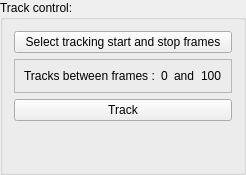
            <widget class="QGroupBox" name="groupBox_20">
             <property name="title">
              <string>Track control:</string>
             </property>
             <layout class="QGridLayout" name="gridLayout">
              <item row="1" column="0">
               <widget class="QFrame" name="frame_3">
                <property name="frameShape">
                 <enum>QFrame::StyledPanel</enum>
                </property>
                <property name="frameShadow">
                 <enum>QFrame::Raised</enum>
                </property>
                <layout class="QGridLayout" name="gridLayout_12">
                 <item row="0" column="0">
                  <widget class="QLabel" name="label_8">
                   <property name="text">
                    <string>Tracks between frames :</string>
                   </property>
                  </widget>
                 </item>
                 <item row="0" column="2">
                  <widget class="QLabel" name="label_13">
                   <property name="text">
                    <string>and</string>
                   </property>
                  </widget>
                 </item>
                 <item row="0" column="1">
                  <widget class="QLabel" name="start_l">
                   <property name="text">
                    <string>0</string>
                   </property>
                  </widget>
                 </item>
                 <item row="0" column="3">
                  <widget class="QLabel" name="end_l">
                   <property name="text">
                    <string>100</string>
                   </property>
                  </widget>
                 </item>
                </layout>
               </widget>
              </item>
              <item row="5" column="0">
               <widget class="QPushButton" name="trkTrack_B">
                <property name="toolTip">
                 <string>Starts object tracking on currently loaded video.</string>
                </property>
                <property name="text">
                 <string>Track</string>
                </property>
                <property name="checkable">
                 <bool>true</bool>
                </property>
               </widget>
              </item>
              <item row="0" column="0">
               <widget class="QPushButton" name="selectStartStop_b">
                <property name="text">
                 <string>Select tracking start and stop frames</string>
                </property>
               </widget>
              </item>
              <item row="6" column="0">
               <spacer name="verticalSpacer">
                <property name="orientation">
                 <enum>Qt::Vertical</enum>
                </property>
                <property name="sizeHint" stdset="0">
                 <size>
                  <width>20</width>
                  <height>40</height>
                 </size>
                </property>
               </spacer>
              </item>
             </layout>
            </widget>
